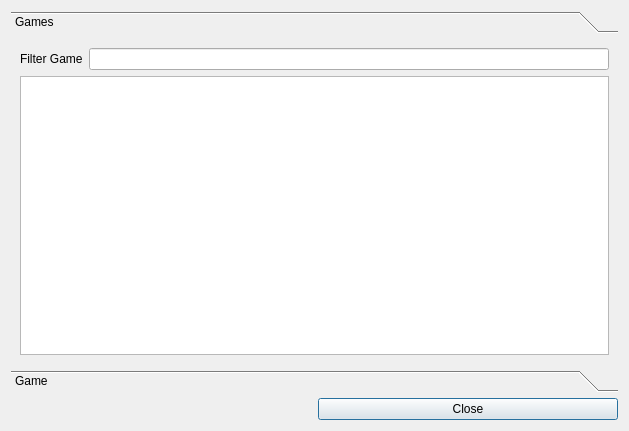
<?xml version="1.0" encoding="UTF-8"?>
<ui version="4.0">
 <class>DialogGameBrowser</class>
 <widget class="QDialog" name="DialogGameBrowser">
  <property name="geometry">
   <rect>
    <x>0</x>
    <y>0</y>
    <width>629</width>
    <height>431</height>
   </rect>
  </property>
  <property name="windowTitle">
   <string>Dialog</string>
  </property>
  <layout class="QGridLayout" name="gridLayout">
   <item row="2" column="1">
    <widget class="QPushButton" name="pushButtonClose">
     <property name="text">
      <string>Close</string>
     </property>
    </widget>
   </item>
   <item row="0" column="0" colspan="2">
    <widget class="QToolBox" name="toolBox">
     <property name="styleSheet">
      <string notr="true"/>
     </property>
     <property name="currentIndex">
      <number>0</number>
     </property>
     <widget class="QWidget" name="page">
      <property name="geometry">
       <rect>
        <x>0</x>
        <y>0</y>
        <width>611</width>
        <height>330</height>
       </rect>
      </property>
      <attribute name="label">
       <string>Games</string>
      </attribute>
      <layout class="QGridLayout" name="gridLayout_2">
       <item row="0" column="1">
        <widget class="QLineEdit" name="lineEditFilterGames"/>
       </item>
       <item row="0" column="0">
        <widget class="QLabel" name="label">
         <property name="text">
          <string>Filter Game</string>
         </property>
        </widget>
       </item>
       <item row="2" column="0" colspan="2">
        <widget class="QTableView" name="tableViewTopGames">
         <property name="styleSheet">
          <string notr="true"/>
         </property>
         <property name="editTriggers">
          <set>QAbstractItemView::NoEditTriggers</set>
         </property>
         <property name="alternatingRowColors">
          <bool>true</bool>
         </property>
         <property name="iconSize">
          <size>
           <width>64</width>
           <height>64</height>
          </size>
         </property>
         <property name="verticalScrollMode">
          <enum>QAbstractItemView::ScrollPerPixel</enum>
         </property>
         <property name="horizontalScrollMode">
          <enum>QAbstractItemView::ScrollPerPixel</enum>
         </property>
        </widget>
       </item>
      </layout>
     </widget>
     <widget class="QWidget" name="page_2">
      <property name="geometry">
       <rect>
        <x>0</x>
        <y>0</y>
        <width>611</width>
        <height>330</height>
       </rect>
      </property>
      <attribute name="label">
       <string>Game</string>
      </attribute>
      <layout class="QGridLayout" name="gridLayout_3">
       <item row="0" column="0">
        <widget class="QTableView" name="tableViewGame">
         <property name="editTriggers">
          <set>QAbstractItemView::NoEditTriggers</set>
         </property>
         <property name="alternatingRowColors">
          <bool>true</bool>
         </property>
         <property name="verticalScrollMode">
          <enum>QAbstractItemView::ScrollPerPixel</enum>
         </property>
         <property name="horizontalScrollMode">
          <enum>QAbstractItemView::ScrollPerPixel</enum>
         </property>
        </widget>
       </item>
      </layout>
     </widget>
    </widget>
   </item>
  </layout>
 </widget>
 <resources/>
 <connections/>
</ui>
